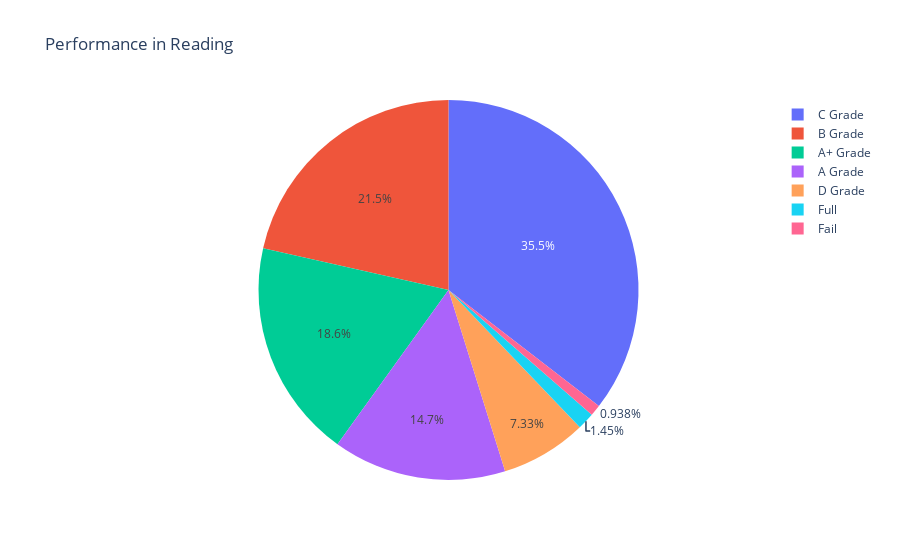

The cell this chart's notebook holds for it:
### Code cell
labels = ["Fail", "D Grade","C Grade","B Grade","A Grade","A+ Grade","Full"]
values = [reading_less_33,reading_less_50,reading_less_70,reading_less_80,reading_less_90,reading_less_99,reading_full]
fig = px.pie(values=values, names=labels, title='Performance in Reading')

# Display the chart
fig.show()

### Figure 1 — Plotly figure (JSON) as saved in the notebook; plotly's stock layout.template omitted (floating-point values rounded to 4 significant figures)
{"data": [{"domain": {"x": [0, 1], "y": [0, 1]}, "hovertemplate": "label=%{label}<br>value=%{value}<extra></extra>", "labels": ["Fail", "D Grade", "C Grade", "B Grade", "A Grade", "A+ Grade", "Full"], "legendgroup": "", "name": "", "showlegend": true, "type": "pie", "values": [11, 86, 416, 252, 173, 218, 17]}], "layout": {"legend": {"tracegroupgap": 0}, "title": {"text": "Performance in Reading"}}}
